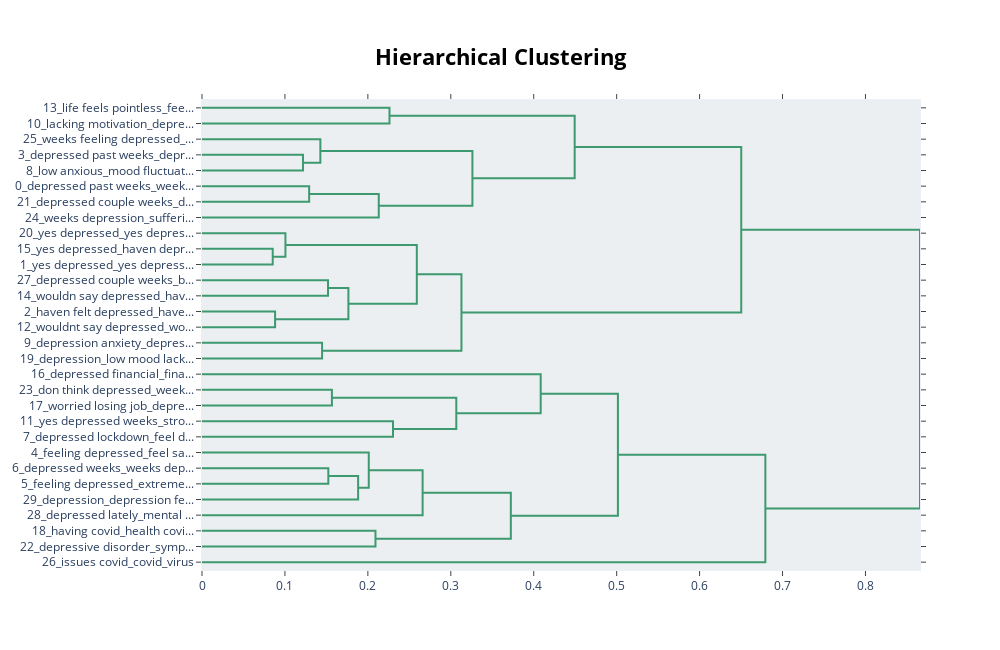

The code cell stored with this chart in its notebook:
### Code cell
topic_model.visualize_hierarchy()

### Figure 1 — Plotly figure (JSON) as saved in the notebook; plotly's stock layout.template omitted (floating-point values rounded to 4 significant figures)
{"data": [{"hoverinfo": "text", "marker": {"color": "rgb(61,153,112)"}, "mode": "lines", "type": "scatter", "x": [0, 0.2261, 0.2261, 0], "xaxis": "x", "y": [-5, -5, -15, -15], "yaxis": "y"}, {"hoverinfo": "text", "marker": {"color": "rgb(61,153,112)"}, "mode": "lines", "type": "scatter", "x": [0, 0.1218, 0.1218, 0], "xaxis": "x", "y": [-35, -35, -45, -45], "yaxis": "y"}, {"hoverinfo": "text", "marker": {"color": "rgb(61,153,112)"}, "mode": "lines", "type": "scatter", "x": [0, 0.1427, 0.1427, 0.1218], "xaxis": "x", "y": [-25, -25, -40, -40], "yaxis": "y"}, {"hoverinfo": "text", "marker": {"color": "rgb(61,153,112)"}, "mode": "lines", "type": "scatter", "x": [0, 0.1292, 0.1292, 0], "xaxis": "x", "y": [-55, -55, -65, -65], "yaxis": "y"}, {"hoverinfo": "text", "marker": {"color": "rgb(61,153,112)"}, "mode": "lines", "type": "scatter", "x": [0.1292, 0.2131, 0.2131, 0], "xaxis": "x", "y": [-60, -60, -75, -75], "yaxis": "y"}, {"hoverinfo": "text", "marker": {"color": "rgb(61,153,112)"}, "mode": "lines", "type": "scatter", "x": [0.1427, 0.3261, 0.3261, 0.2131], "xaxis": "x", "y": [-32.5, -32.5, -67.5, -67.5], "yaxis": "y"}, {"hoverinfo": "text", "marker": {"color": "rgb(61,153,112)"}, "mode": "lines", "type": "scatter", "x": [0.2261, 0.4494, 0.4494, 0.3261], "xaxis": "x", "y": [-10, -10, -50, -50], "yaxis": "y"}, {"hoverinfo": "text", "marker": {"color": "rgb(61,153,112)"}, "mode": "lines", "type": "scatter", "x": [0, 0.08528, 0.08528, 0], "xaxis": "x", "y": [-95, -95, -105, -105], "yaxis": "y"}, {"hoverinfo": "text", "marker": {"color": "rgb(61,153,112)"}, "mode": "lines", "type": "scatter", "x": [0, 0.1006, 0.1006, 0.08528], "xaxis": "x", "y": [-85, -85, -100, -100], "yaxis": "y"}, {"hoverinfo": "text", "marker": {"color": "rgb(61,153,112)"}, "mode": "lines", "type": "scatter", "x": [0, 0.152, 0.152, 0], "xaxis": "x", "y": [-115, -115, -125, -125], "yaxis": "y"}, {"hoverinfo": "text", "marker": {"color": "rgb(61,153,112)"}, "mode": "lines", "type": "scatter", "x": [0, 0.08814, 0.08814, 0], "xaxis": "x", "y": [-135, -135, -145, -145], "yaxis": "y"}, {"hoverinfo": "text", "marker": {"color": "rgb(61,153,112)"}, "mode": "lines", "type": "scatter", "x": [0.152, 0.1765, 0.1765, 0.08814], "xaxis": "x", "y": [-120, -120, -140, -140], "yaxis": "y"}, {"hoverinfo": "text", "marker": {"color": "rgb(61,153,112)"}, "mode": "lines", "type": "scatter", "x": [0.1006, 0.259, 0.259, 0.1765], "xaxis": "x", "y": [-92.5, -92.5, -130, -130], "yaxis": "y"}, {"hoverinfo": "text", "marker": {"color": "rgb(61,153,112)"}, "mode": "lines", "type": "scatter", "x": [0, 0.1448, 0.1448, 0], "xaxis": "x", "y": [-155, -155, -165, -165], "yaxis": "y"}, {"hoverinfo": "text", "marker": {"color": "rgb(61,153,112)"}, "mode": "lines", "type": "scatter", "x": [0.259, 0.3128, 0.3128, 0.1448], "xaxis": "x", "y": [-111.2, -111.2, -160, -160], "yaxis": "y"}, {"hoverinfo": "text", "marker": {"color": "rgb(61,153,112)"}, "mode": "lines", "type": "scatter", "x": [0.4494, 0.6502, 0.6502, 0.3128], "xaxis": "x", "y": [-30, -30, -135.6, -135.6], "yaxis": "y"}, {"hoverinfo": "text", "marker": {"color": "rgb(61,153,112)"}, "mode": "lines", "type": "scatter", "x": [0, 0.1566, 0.1566, 0], "xaxis": "x", "y": [-185, -185, -195, -195], "yaxis": "y"}, {"hoverinfo": "text", "marker": {"color": "rgb(61,153,112)"}, "mode": "lines", "type": "scatter", "x": [0, 0.2303, 0.2303, 0], "xaxis": "x", "y": [-205, -205, -215, -215], "yaxis": "y"}, {"hoverinfo": "text", "marker": {"color": "rgb(61,153,112)"}, "mode": "lines", "type": "scatter", "x": [0.1566, 0.3066, 0.3066, 0.2303], "xaxis": "x", "y": [-190, -190, -210, -210], "yaxis": "y"}, {"hoverinfo": "text", "marker": {"color": "rgb(61,153,112)"}, "mode": "lines", "type": "scatter", "x": [0, 0.4084, 0.4084, 0.3066], "xaxis": "x", "y": [-175, -175, -200, -200], "yaxis": "y"}, {"hoverinfo": "text", "marker": {"color": "rgb(61,153,112)"}, "mode": "lines", "type": "scatter", "x": [0, 0.1523, 0.1523, 0], "xaxis": "x", "y": [-235, -235, -245, -245], "yaxis": "y"}, {"hoverinfo": "text", "marker": {"color": "rgb(61,153,112)"}, "mode": "lines", "type": "scatter", "x": [0.1523, 0.1882, 0.1882, 0], "xaxis": "x", "y": [-240, -240, -255, -255], "yaxis": "y"}, {"hoverinfo": "text", "marker": {"color": "rgb(61,153,112)"}, "mode": "lines", "type": "scatter", "x": [0, 0.2011, 0.2011, 0.1882], "xaxis": "x", "y": [-225, -225, -247.5, -247.5], "yaxis": "y"}, {"hoverinfo": "text", "marker": {"color": "rgb(61,153,112)"}, "mode": "lines", "type": "scatter", "x": [0.2011, 0.266, 0.266, 0], "xaxis": "x", "y": [-236.2, -236.2, -265, -265], "yaxis": "y"}, {"hoverinfo": "text", "marker": {"color": "rgb(61,153,112)"}, "mode": "lines", "type": "scatter", "x": [0, 0.2092, 0.2092, 0], "xaxis": "x", "y": [-275, -275, -285, -285], "yaxis": "y"}, {"hoverinfo": "text", "marker": {"color": "rgb(61,153,112)"}, "mode": "lines", "type": "scatter", "x": [0.266, 0.3724, 0.3724, 0.2092], "xaxis": "x", "y": [-250.6, -250.6, -280, -280], "yaxis": "y"}, {"hoverinfo": "text", "marker": {"color": "rgb(61,153,112)"}, "mode": "lines", "type": "scatter", "x": [0.4084, 0.5015, 0.5015, 0.3724], "xaxis": "x", "y": [-187.5, -187.5, -265.3, -265.3], "yaxis": "y"}, {"hoverinfo": "text", "marker": {"color": "rgb(61,153,112)"}, "mode": "lines", "type": "scatter", "x": [0.5015, 0.6793, 0.6793, 0], "xaxis": "x", "y": [-226.4, -226.4, -295, -295], "yaxis": "y"}, {"hoverinfo": "text", "marker": {"color": "rgb(61,153,112)"}, "mode": "lines", "type": "scatter", "x": [0.6502, 0.8658, 0.8658, 0.6793], "xaxis": "x", "y": [-82.81, -82.81, -260.7, -260.7], "yaxis": "y"}], "layout": {"autosize": false, "height": 650, "hoverlabel": {"bgcolor": "white", "font": {"family": "Rockwell", "size": 16}}, "hovermode": "closest", "plot_bgcolor": "#ECEFF1", "showlegend": false, "title": {"font": {"color": "Black", "size": 22}, "text": "<b>Hierarchical Clustering</b>", "x": 0.5, "xanchor": "center", "yanchor": "top"}, "width": 1000, "xaxis": {"mirror": "allticks", "rangemode": "tozero", "showgrid": false, "showline": true, "showticklabels": true, "ticks": "outside", "type": "linear", "zeroline": false}, "yaxis": {"mirror": "allticks", "range": [-300, 0], "rangemode": "tozero", "showgrid": false, "showline": true, "showticklabels": true, "tickmode": "array", "ticks": "outside", "ticktext": ["13_life feels pointless_fee...", "10_lacking motivation_depre...", "25_weeks feeling depressed_...", "3_depressed past weeks_depr...", "8_low anxious_mood fluctuat...", "0_depressed past weeks_week...", "21_depressed couple weeks_d...", "24_weeks depression_sufferi...", "20_yes depressed_yes depres...", "15_yes depressed_haven depr...", "1_yes depressed_yes depress...", "27_depressed couple weeks_b...", "14_wouldn say depressed_hav...", "2_haven felt depressed_have...", "12_wouldnt say depressed_wo...", "9_depression anxiety_depres...", "19_depression_low mood lack...", "16_depressed financial_fina...", "23_don think depressed_week...", "17_worried losing job_depre...", "11_yes depressed weeks_stro...", "7_depressed lockdown_feel d...", "4_feeling depressed_feel sa...", "6_depressed weeks_weeks dep...", "5_feeling depressed_extreme...", "29_depression_depression fe...", "28_depressed lately_mental ...", "18_having covid_health covi...", "22_depressive disorder_symp...", "26_issues covid_covid_virus"], "tickvals": [-5, -15, -25, -35, -45, -55, -65, -75, -85, -95, -105, -115, -125, -135, -145, -155, -165, -175, -185, -195, -205, -215, -225, -235, -245, -255, -265, -275, -285, -295], "type": "linear", "zeroline": false}}}
